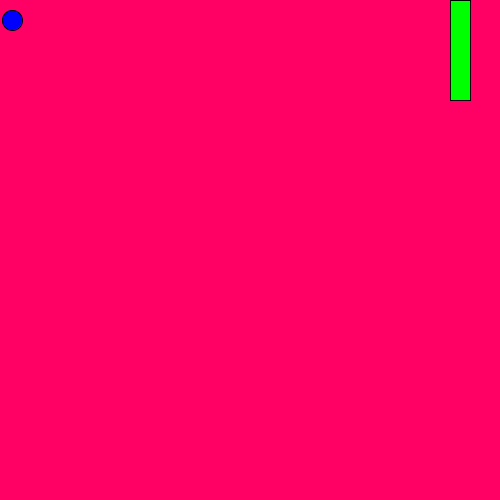
Frame 1 (no input)
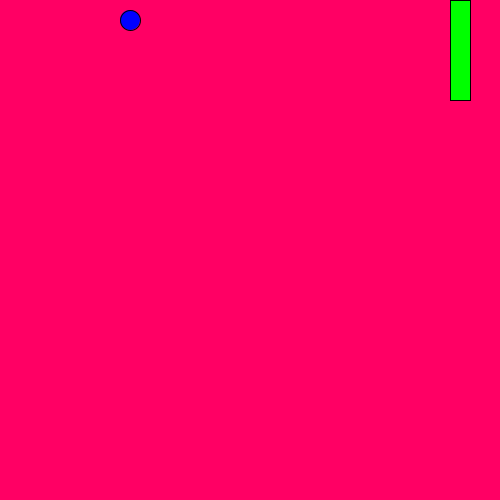
Frame 60 (the mouse pressed at the canvas centre just before this capture)
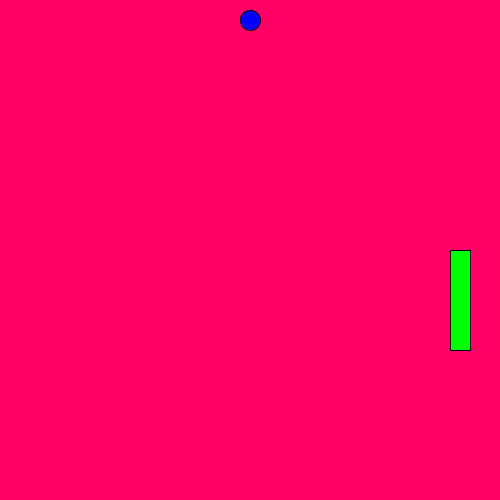
Frame 120 (the mouse held since frame 60 and released just before this capture)

The Processing sketch that drew these frames (run headless with seeded random() and noise(); from frame 60 on, the mouse is pressed at the canvas centre):

// Processing sketch: processing_172356
// ── processing_172356.pde

float ballX=10;
float dx =2;
void setup(){
  size(500,500);
  background(255,0,100);
}
void draw(){
  ballX= ballX + dx;
  background(255,0,100);
  fill(0,255,0);
  rect(450,mouseY,20,100);
  fill(0,0,255);
  ellipse(ballX,20,20,20);
  if(ballX >450){
    dx =-dx;
  }
}
